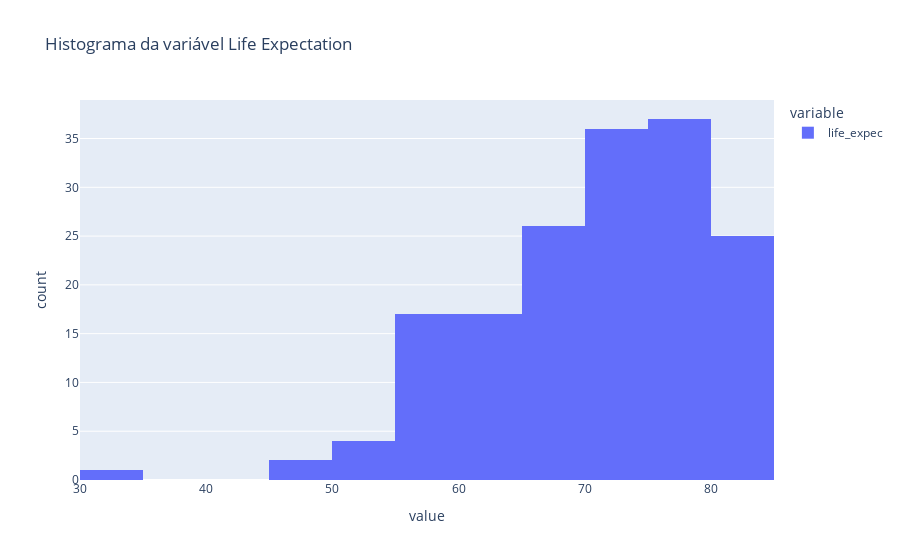

The code cell stored with this chart in its notebook:
### Code cell
# Distribuição da variável Life Expectation
px.histogram(df_countries['life_expec'], title='Histograma da variável Life Expectation')

### Figure 1 — Plotly figure (JSON) as saved in the notebook; plotly's stock layout.template omitted (floating-point values rounded to 4 significant figures; data arrays with more than 128 entries replaced by an {"elided": "..."} marker saying what was removed)
{"data": [{"alignmentgroup": "True", "bingroup": "x", "hovertemplate": "variable=life_expec<br>value=%{x}<br>count=%{y}<extra></extra>", "legendgroup": "life_expec", "marker": {"color": "#636efa", "pattern": {"shape": ""}}, "name": "life_expec", "offsetgroup": "life_expec", "orientation": "v", "showlegend": true, "type": "histogram", "x": {"elided": "165 float values"}, "xaxis": "x", "yaxis": "y"}], "layout": {"barmode": "relative", "legend": {"title": {"text": "variable"}, "tracegroupgap": 0}, "title": {"text": "Histograma da variável Life Expectation"}, "xaxis": {"anchor": "y", "domain": [0, 1], "title": {"text": "value"}}, "yaxis": {"anchor": "x", "domain": [0, 1], "title": {"text": "count"}}}}
